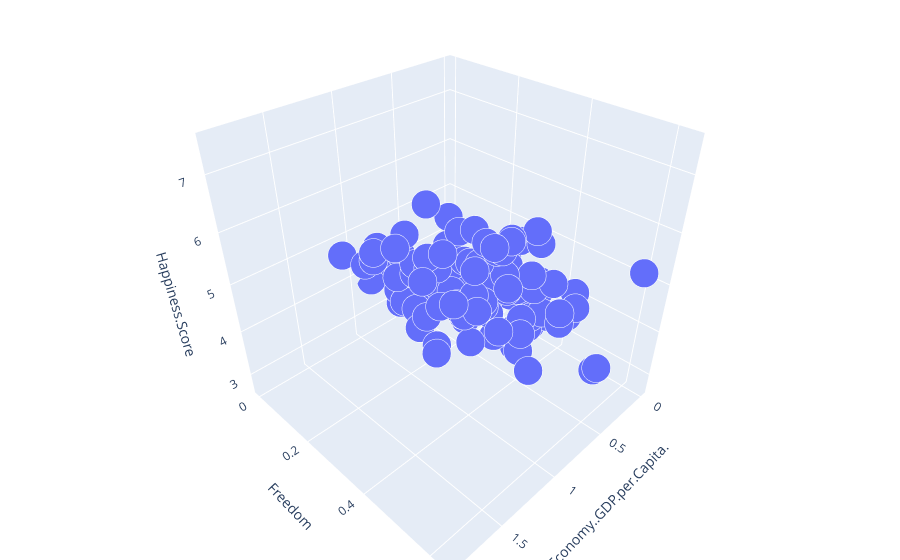

Notebook cell for this chart:
### Code cell
plot_multivariate(x_train_multi, y_train_multi, input_features_multi, target_feature)
